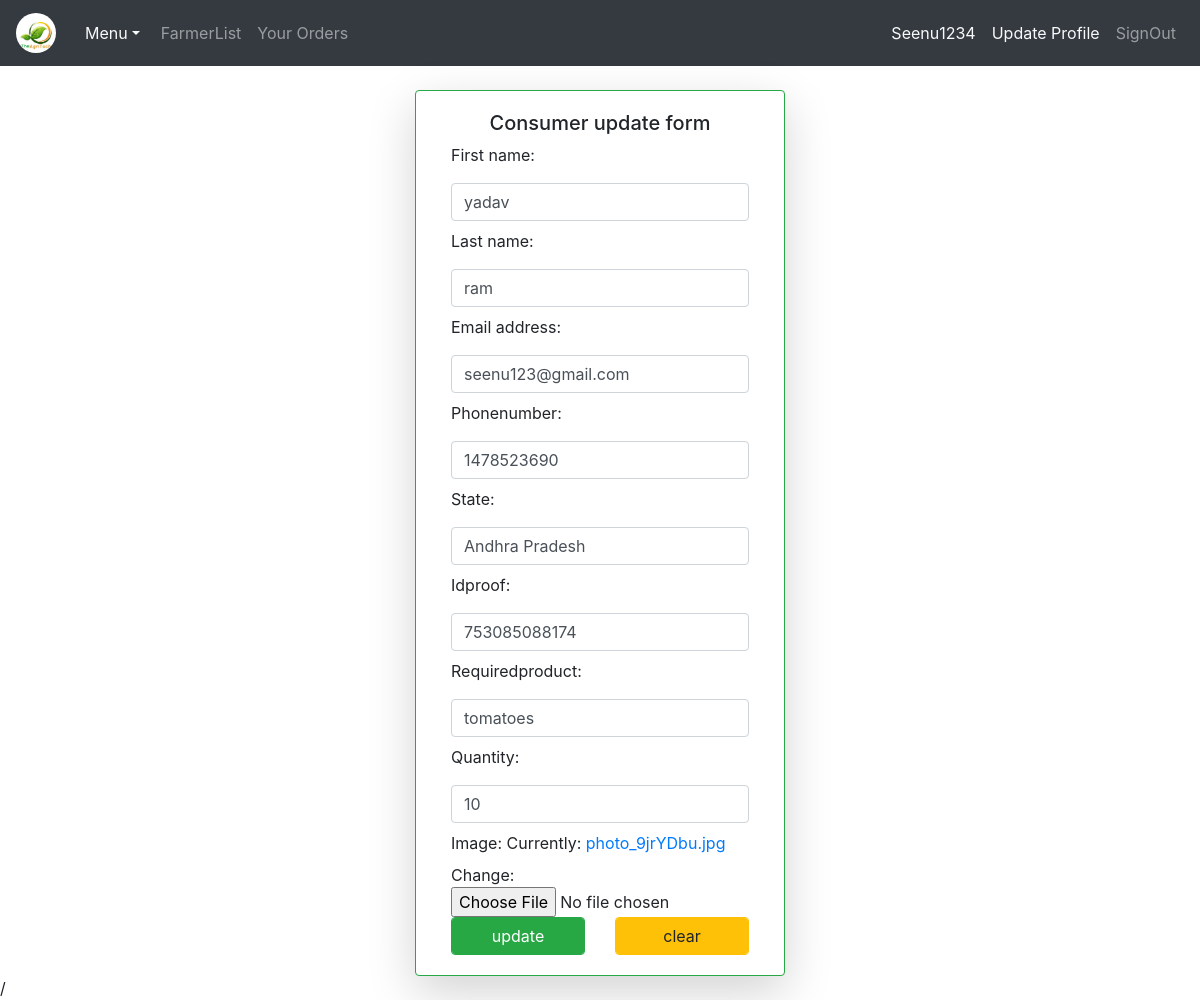
Page /update/ (signed in) on the committed database.
### summer/firstproject/agritech/models.py (models this page shows)
class User(AbstractUser):
	farmer=models.BooleanField(default=False)
	buyer=models.BooleanField(default=False)

class ConsumerTable(models.Model):
	phonenumber = models.CharField(max_length=100)
	state = models.CharField(max_length=100)
	idproof = models.CharField(max_length=100)
	requiredproduct = models.CharField(max_length=100)
	quantity = models.CharField(max_length=100)
	image=models.ImageField()
	usc = models.OneToOneField(User,on_delete = models.CASCADE)

### summer/firstproject/agritech/views.py (the view, shortened to what this page needs)
# urls.py: path('update/',views.updatedata,name="update")
def updatedata(request):
	k=request.user
	content={}
	a=UpdateForm(instance=k)
	if request.user.buyer == 1:
		h=ConsumerTable.objects.get(usc=k)
		form=ConsumerForm(instance=h)
		content['form']=a,form
		return render(request,'agritech/update.html',content)

### summer/firstproject/templates/agritech/update.html (shortened to what this page needs)
{% extends 'agritech/base.html' %}
{% block content %}
<div class="container mt-4">
  <div class="card col-md-4 mx-auto shadow-lg border border-success">
    <div class="card-body">
    	{% if request.user.buyer == 1 %}
      <h5 align="center">Consumer update form</h5>
      {% else %}
      <h5 align="center">Farmer update form</h5>
      {% endif %}
      <form method="post" enctype="multipart/form-data">
      	{% for i in form %}
      	{{i}}
      	{% endfor %}
        <div class="row">
          <div class="col">
            <input type="submit" value="update" class="btn btn-success form-control">
          </div>
          <div class="col">
            <input type="reset" value="clear" class="btn btn-warning form-control">
          </div>
        </div>
      </form>
    </div>
  </div>
</div>
{% endblock %}

### summer/firstproject/templates/agritech/navbar.html (shortened to what this page needs)
{% load static %}
<nav class="navbar navbar-expand-md bg-dark navbar-dark">
  <a class="navbar-brand" href="{% url 'userprofile' %}">
    <img src="{% static 'images/demo.jpg' %}" class="rounded-circle" style="width: 40px;">
  </a>
  <div class="collapse navbar-collapse" id="collapsibleNavbar">
      <div class="dropdown">
        <a href="{% url 'home' %}" class="text-light btn dropdown-toggle" data-toggle="dropdown">Menu</a>
      </div>
      {% if request.user.buyer == 1 %}
      <ul class="navbar-nav">
        <li class="nav-item">
          <a href="{% url 'farmerlist' %}" class="nav-link">FarmerList</a>
        </li>
        <li class="nav-item">
          <a href="{% url 'dorders' %}" class="nav-link">Your Orders</a>
        </li>
      </ul>
      {% endif %}
  </div>
  <div class="nav-item">
    <ul class="navbar-nav">
      <li class="nav-item">
                <a class="nav-link text-light" href="#">
                  {{request.user.username}}
                </a>
            </li>
            {% if user.is_authenticated %}
            <li class="nav-item">
                <a class="nav-link text-light" href="{% url 'update' %}">
                  Update Profile
                </a>
            </li>
            <li class="nav-item">
                <a class="nav-link text-lightdd" href="{% url 'logout' %}">
                  SignOut
                </a>
            </li>
            {% endif %}
    </ul>
  </div>
</nav>

### rows in the picture
User: user.username "Seenu1234", form "yadav" "ram" "seenu123@gmail.com"
ConsumerTable: form "1478523690" "Andhra Pradesh" "753085088174" "tomatoes" "10"
